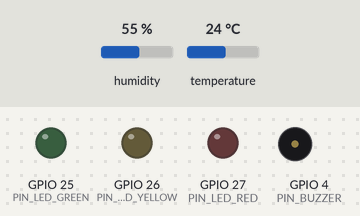
Simulated run of this sketch. Board: ESP32. Parts: output pins drawn as LEDs (lit = HIGH), buzzer (waves = sounding). The inputs (shaded band) are chosen by the test bench; at power-on: humidity 55 %, temperature 24 °C. WiFi joins after 1.5 s; servers stay silent unless stated; no MQTT or app messages arrive unless stated; what the sketch prints to the serial monitor is not drawn.

Above: at 1.4 s.
1.5 s: humidity set to 31 %
8.9 s: humidity set to 28 %
At 10.5 s:
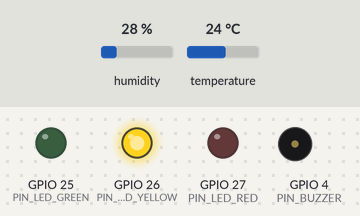
16.3 s: temperature set to 34.4 °C
23.7 s: temperature set to 35.4 °C
At 25.6 s:
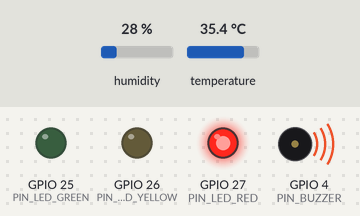
31.1 s: temperature set to 19 °C
At 35.6 s:
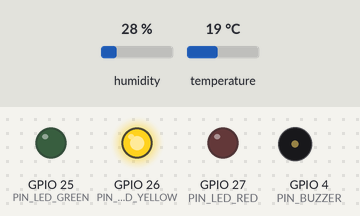
38.5 s: humidity set to 68 %
At 40.5 s:
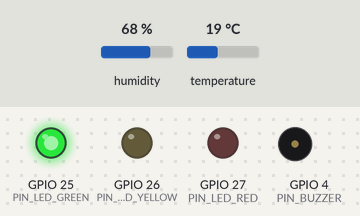
Timing chart, 0 to 42.0 s (numbered marks = the images above; inputs shaded):
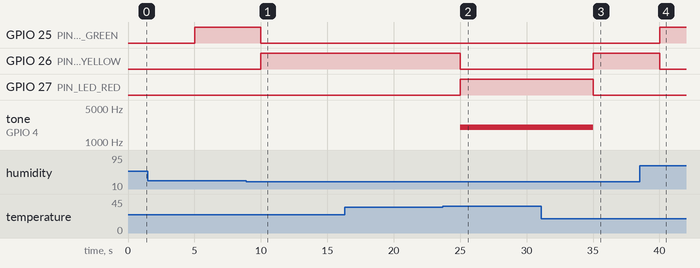

Measured:
- the behaviour switches between 30 and 29 % on humidity (found by bisection; images 0 and 1)
- the behaviour switches between 34.9 and 35 °C on temperature (found by bisection; images 1 and 2)
- after the input at 8.9 s, GPIO 25 (PIN_LED_GREEN): HIGH → LOW after 1.1 s; GPIO 26 (PIN_LED_YELLOW): LOW → HIGH after 1.1 s
- after the input at 16.3 s, every drawn part: stays the same
- after the input at 23.7 s, GPIO 26 (PIN_LED_YELLOW): HIGH → LOW after 1.3 s; GPIO 27 (PIN_LED_RED): LOW → HIGH after 1.3 s; tone on GPIO 4 (PIN_BUZZER): silent → 2000 Hz after 1.3 s
- after the input at 31.1 s, GPIO 26 (PIN_LED_YELLOW): LOW → HIGH after 3.9 s; GPIO 27 (PIN_LED_RED): HIGH → LOW after 3.9 s; tone on GPIO 4 (PIN_BUZZER): 2000 Hz → silent after 3.9 s
- after the input at 38.5 s, GPIO 25 (PIN_LED_GREEN): LOW → HIGH after 1.5 s; GPIO 26 (PIN_LED_YELLOW): HIGH → LOW after 1.5 s

The sketch:

sketch.ino
```cpp
/*
 * ============================================================================
 *  eyeWatcher — Firmware ESP32 (simulação no Wokwi)
 * ============================================================================
 *  Monitoramento IoT de rack de servidores.
 *
 *  Fluxo do projeto (ver docs/CONTRACT.md):
 *      ESP32 (Wokwi) -> MQTT -> Mosquitto -> Python -> InfluxDB -> Web (Vue 3)
 *
 *  O que este firmware faz:
 *    1. Lê temperatura e umidade de um sensor DHT22 (GPIO 15).
 *    2. Calcula o índice de calor (sensação térmica) e o status do rack
 *       (ok / warning / critical) usando EXATAMENTE os limiares do contrato.
 *    3. Indica o status visualmente em 3 LEDs (verde / amarelo / vermelho)
 *       e dispara um buzzer apenas quando o status é "critical".
 *    4. Publica a telemetria em JSON no broker MQTT a cada 5 segundos.
 *    5. Mantém um tópico de presença (LWT) para o backend saber se o
 *       dispositivo está online ou caiu.
 *
 *  Todo o código é comentado em português porque este projeto é apresentado
 *  em uma avaliação acadêmica.
 * ============================================================================
 */

#include <WiFi.h>            // Pilha WiFi nativa do ESP32
#include <PubSubClient.h>    // Cliente MQTT (Nick O'Leary)
#include <DHT.h>             // DHT sensor library (Adafruit)
#include <ArduinoJson.h>     // ArduinoJson v7 — serialização do payload

/* ===========================================================================
 * 1) CONFIGURAÇÃO — é AQUI que você troca as coisas
 * ===========================================================================
 * Tudo o que muda de máquina para máquina / de rack para rack está nestes
 * #define. Não é preciso mexer em mais nada no resto do arquivo.
 */

/* --- WiFi -----------------------------------------------------------------
 * No simulador Wokwi a rede é sempre esta: SSID "Wokwi-GUEST", senha vazia.
 * O canal 6 é informado explicitamente porque acelera MUITO a associação
 * no Wokwi (sem ele, o ESP32 varre todos os canais e demora ~10 s).
 */
#define WIFI_SSID     "Wokwi-GUEST"
#define WIFI_PASS     ""
#define WIFI_CHANNEL  6

/* --- Broker MQTT ----------------------------------------------------------
 * TROQUE AQUI conforme a forma de conexão que você estiver usando
 * (as 3 opções estão explicadas em detalhe no README.md desta pasta):
 *
 *   (a) Wokwi for VS Code + Mosquitto local  ->  "host.wokwi.internal"  [recomendado]
 *   (b) wokwi.com no navegador + ngrok tcp   ->  "0.tcp.sa.ngrok.io" (e a porta gerada)
 *   (c) Demonstração de último recurso       ->  "test.mosquitto.org"
 *
 * A porta padrão TCP do Mosquitto é 1883 (definida no contrato, seção 7).
 * Com ngrok, troque MQTT_PORT para a porta que o ngrok gerar (ex.: 14732).
 */
#define MQTT_BROKER   "host.wokwi.internal"
#define MQTT_PORT     1883

/* --- Identidade deste dispositivo ----------------------------------------
 * RACK_ID  -> identifica o rack; entra no client id e nos tópicos MQTT.
 * LOCATION -> texto livre com a localização física do rack.
 * Ambos vão no payload JSON (campos "rack_id" e "location").
 */
#define RACK_ID       "rack01"
#define LOCATION      "Sala de Servidores A"

/* Client ID MQTT exigido pelo contrato: "esp32-<RACK_ID>".
 * Também é o campo "device_id" do payload. A concatenação de literais do
 * pré-processador garante que o texto bata caractere a caractere. */
#define DEVICE_ID     "esp32-" RACK_ID

/* --- Tópicos MQTT (contrato, seção 2) ------------------------------------
 *   eyewatcher/<rack_id>/telemetry  -> telemetria JSON, retain = false
 *   eyewatcher/<rack_id>/status     -> "online" / "offline", retain = true
 */
#define TOPIC_TELEMETRY  "eyewatcher/" RACK_ID "/telemetry"
#define TOPIC_STATUS     "eyewatcher/" RACK_ID "/status"

/* Payloads do tópico de presença: texto puro, sem JSON. */
#define PAYLOAD_ONLINE   "online"
#define PAYLOAD_OFFLINE  "offline"

/* --- Pinos (GPIO) ---------------------------------------------------------
 * Veja a tabela de ligação no README.md e o desenho em diagram.json.
 */
#define PIN_DHT        15   // Sensor DHT22 (pino de dados)
#define PIN_LED_GREEN  25   // LED verde    -> status "ok"
#define PIN_LED_YELLOW 26   // LED amarelo  -> status "warning"
#define PIN_LED_RED    27   // LED vermelho -> status "critical"
#define PIN_BUZZER      4   // Buzzer       -> apita apenas em "critical"

/* --- Tempos ---------------------------------------------------------------
 * PUBLISH_INTERVAL_MS é fixado em 5000 ms pelo contrato (seção 2).
 * Os demais controlam a reconexão não-bloqueante.
 */
#define PUBLISH_INTERVAL_MS      5000   // intervalo de publicação (contrato)
#define WIFI_RETRY_BASE_MS       1000   // 1º intervalo de retentativa do WiFi
#define WIFI_RETRY_MAX_MS       30000   // teto do backoff do WiFi
#define MQTT_RETRY_BASE_MS       1000   // 1º intervalo de retentativa do MQTT
#define MQTT_RETRY_MAX_MS       30000   // teto do backoff do MQTT
#define SENSOR_ERROR_BLINK_MS     400   // duração do "pisca de erro" dos 3 LEDs

/* --- Limiares (contrato, seção 3) ----------------------------------------
 * Temperatura: ok < 30 | warning 30–34.9 | critical >= 35
 * Umidade:     ok 30–70 | warning 20–29.9 ou 70.1–80 | critical < 20 ou > 80
 * O status final é o PIOR entre os dois.
 * Os mesmos números existem como env no backend (TEMP_WARN, TEMP_CRIT, ...).
 */
#define TEMP_WARN      30.0f
#define TEMP_CRIT      35.0f
#define HUM_MIN_WARN   30.0f
#define HUM_MIN_CRIT   20.0f
#define HUM_MAX_WARN   70.0f
#define HUM_MAX_CRIT   80.0f

/* ===========================================================================
 * 2) OBJETOS GLOBAIS
 * ===========================================================================
 */

DHT dht(PIN_DHT, DHT22);        // Driver do sensor: pino de dados + modelo
WiFiClient wifiClient;          // Socket TCP puro (MQTT sem TLS, porta 1883)
PubSubClient mqtt(wifiClient);  // Cliente MQTT rodando sobre esse socket

/* Contador incremental de mensagens (campo "seq" do payload).
 * Serve para o backend detectar perda de pacotes. */
uint32_t seq = 0;

/* --- Estado da máquina de reconexão (tudo não-bloqueante) ----------------
 * A regra do projeto é: NENHUM delay() longo dentro do loop(). Em vez de
 * travar o processador esperando, guardamos "quando foi a última tentativa"
 * e "quanto tempo esperar até a próxima" (backoff exponencial).
 */
unsigned long lastPublishMs   = 0;                    // última telemetria enviada
unsigned long lastWifiTryMs   = 0;                    // última tentativa de WiFi
unsigned long wifiBackoffMs   = WIFI_RETRY_BASE_MS;   // espera atual do WiFi
unsigned long lastMqttTryMs   = 0;                    // última tentativa de MQTT
unsigned long mqttBackoffMs   = MQTT_RETRY_BASE_MS;   // espera atual do MQTT

/* Controle do "pisca de erro" (os 3 LEDs acesos quando o DHT falha). */
bool          sensorErrorBlinkOn    = false;
unsigned long sensorErrorBlinkStart = 0;

/* ===========================================================================
 * 3) FUNÇÕES AUXILIARES
 * ===========================================================================
 */

/* ---------------------------------------------------------------------------
 * classificaTemperatura() / classificaUmidade()
 * Convertem uma leitura em um "nível de severidade" numérico:
 *     0 = ok        1 = warning        2 = critical
 * Trabalhar com número facilita pegar o PIOR dos dois com um simples max().
 * --------------------------------------------------------------------------- */
int classificaTemperatura(float t) {
  if (t >= TEMP_CRIT) return 2;   // >= 35 °C  -> critical
  if (t >= TEMP_WARN) return 1;   // 30–34.9   -> warning
  return 0;                       // < 30 °C   -> ok
}

int classificaUmidade(float h) {
  if (h < HUM_MIN_CRIT || h > HUM_MAX_CRIT) return 2;  // < 20% ou > 80%  -> critical
  if (h < HUM_MIN_WARN || h > HUM_MAX_WARN) return 1;  // 20–29.9 ou 70.1–80 -> warning
  return 0;                                            // 30–70%          -> ok
}

/* Traduz o nível numérico para o texto exato aceito pelo contrato. */
const char* nivelParaTexto(int nivel) {
  if (nivel == 2) return "critical";
  if (nivel == 1) return "warning";
  return "ok";
}

/* ---------------------------------------------------------------------------
 * atualizaIndicadores()
 * Acende apenas o LED correspondente ao status e liga o buzzer somente
 * quando o status é "critical" (requisito do projeto).
 * --------------------------------------------------------------------------- */
void atualizaIndicadores(int nivel) {
  digitalWrite(PIN_LED_GREEN,  nivel == 0 ? HIGH : LOW);
  digitalWrite(PIN_LED_YELLOW, nivel == 1 ? HIGH : LOW);
  digitalWrite(PIN_LED_RED,    nivel == 2 ? HIGH : LOW);

  // Buzzer: tom contínuo de 2 kHz em situação crítica, silêncio nos demais casos.
  if (nivel == 2) {
    tone(PIN_BUZZER, 2000);
  } else {
    noTone(PIN_BUZZER);
    digitalWrite(PIN_BUZZER, LOW);
  }
}

/* ---------------------------------------------------------------------------
 * arredonda1()
 * O contrato pede temperatura, umidade e índice de calor com 1 casa decimal.
 * Arredondamos ANTES de serializar para o JSON sair exatamente como o
 * backend e o frontend esperam.
 * --------------------------------------------------------------------------- */
float arredonda1(float valor) {
  return roundf(valor * 10.0f) / 10.0f;
}

/* ---------------------------------------------------------------------------
 * iniciaWiFi()
 * Dispara a associação à rede. Não bloqueia: quem verifica se conectou é o
 * loop(), através de garanteWiFi().
 * --------------------------------------------------------------------------- */
void iniciaWiFi() {
  Serial.printf("[WiFi] Conectando à rede \"%s\" (canal %d)...\n", WIFI_SSID, WIFI_CHANNEL);
  WiFi.mode(WIFI_STA);                          // ESP32 como estação (cliente)
  WiFi.setAutoReconnect(true);                  // deixa a pilha tentar sozinha também
  WiFi.begin(WIFI_SSID, WIFI_PASS, WIFI_CHANNEL);  // canal 6 -> associação rápida no Wokwi
}

/* ---------------------------------------------------------------------------
 * garanteWiFi()
 * Chamada a cada volta do loop(). Se o WiFi caiu, tenta reconectar
 * respeitando um backoff exponencial (1s, 2s, 4s, ... até 30s) — sem travar
 * o restante do firmware.
 * Retorna true se, neste instante, existe conexão WiFi.
 * --------------------------------------------------------------------------- */
bool garanteWiFi() {
  if (WiFi.status() == WL_CONNECTED) {
    wifiBackoffMs = WIFI_RETRY_BASE_MS;   // conectou: zera o backoff
    return true;
  }

  unsigned long agora = millis();
  if (agora - lastWifiTryMs >= wifiBackoffMs) {
    lastWifiTryMs = agora;
    Serial.printf("[WiFi] Sem conexão. Nova tentativa (próxima espera: %lu ms)...\n", wifiBackoffMs);
    WiFi.disconnect();
    WiFi.begin(WIFI_SSID, WIFI_PASS, WIFI_CHANNEL);

    wifiBackoffMs *= 2;                                     // backoff exponencial
    if (wifiBackoffMs > WIFI_RETRY_MAX_MS) wifiBackoffMs = WIFI_RETRY_MAX_MS;
  }
  return false;
}

/* ---------------------------------------------------------------------------
 * garanteMQTT()
 * Mantém a sessão MQTT viva. Também não-bloqueante, com o mesmo esquema de
 * backoff exponencial.
 *
 * Ponto importante para a apresentação — Last Will and Testament (LWT):
 * ao conectar, informamos ao broker um "testamento": se o ESP32 sumir sem se
 * despedir (queda de energia, cabo, travamento), o PRÓPRIO BROKER publica
 * "offline" com retain no tópico de status. Assim o backend descobre a queda
 * mesmo sem receber nada do dispositivo. Logo após conectar, publicamos
 * "online" (também retained) sobrescrevendo o valor anterior.
 * --------------------------------------------------------------------------- */
bool garanteMQTT() {
  if (mqtt.connected()) {
    mqttBackoffMs = MQTT_RETRY_BASE_MS;   // conectado: zera o backoff
    return true;
  }

  unsigned long agora = millis();
  if (agora - lastMqttTryMs < mqttBackoffMs) {
    return false;                         // ainda dentro da janela de espera
  }
  lastMqttTryMs = agora;

  Serial.printf("[MQTT] Conectando em %s:%d como \"%s\"...\n", MQTT_BROKER, MQTT_PORT, DEVICE_ID);

  /* Assinatura usada:
   *   connect(clientId, user, pass, willTopic, willQos, willRetain, willMessage, cleanSession)
   * Usuário e senha vão NULL porque o Mosquitto do projeto está sem autenticação.
   * O testamento usa QoS 1 e retain true, exatamente como manda o contrato. */
  bool ok = mqtt.connect(
      DEVICE_ID,        // client id  -> "esp32-rack01"
      NULL, NULL,       // sem usuário/senha
      TOPIC_STATUS,     // tópico do testamento
      1,                // QoS 1
      true,             // retain true
      PAYLOAD_OFFLINE,  // mensagem "offline"
      true              // clean session
  );

  if (ok) {
    Serial.println("[MQTT] Conectado com sucesso.");
    // Presença: avisa que está vivo. retain=true para quem assinar depois
    // já receber o último estado conhecido imediatamente.
    mqtt.publish(TOPIC_STATUS, PAYLOAD_ONLINE, true);
    Serial.printf("[MQTT] Publicado \"%s\" (retained) em %s\n", PAYLOAD_ONLINE, TOPIC_STATUS);
    mqttBackoffMs = MQTT_RETRY_BASE_MS;
    return true;
  }

  // rc: -4 timeout, -3 conexão perdida, -2 falha de conexão, -1 desconectado,
  //      1..5 recusado pelo broker (versão/id/indisponível/credenciais/não autorizado)
  Serial.printf("[MQTT] Falha ao conectar (rc=%d). Nova tentativa em %lu ms.\n",
                mqtt.state(), mqttBackoffMs);

  mqttBackoffMs *= 2;                                     // backoff exponencial
  if (mqttBackoffMs > MQTT_RETRY_MAX_MS) mqttBackoffMs = MQTT_RETRY_MAX_MS;
  return false;
}

/* ---------------------------------------------------------------------------
 * publicaTelemetria()
 * Monta o JSON EXATAMENTE no formato do contrato (seção 2) e publica.
 *
 * Formato esperado:
 * {
 *   "device_id": "esp32-rack01",
 *   "rack_id": "rack01",
 *   "location": "Sala de Servidores A",
 *   "temperature": 34.5,
 *   "humidity": 48.2,
 *   "heat_index": 36.1,
 *   "status": "ok",
 *   "uptime_s": 12345,
 *   "seq": 42
 * }
 * Obs.: o contrato PROÍBE enviar timestamp — quem carimba a hora é o backend.
 * --------------------------------------------------------------------------- */
void publicaTelemetria(float temperatura, float umidade, float heatIndex, const char* status) {
  JsonDocument doc;   // ArduinoJson v7: documento com alocação elástica

  doc["device_id"]   = DEVICE_ID;
  doc["rack_id"]     = RACK_ID;
  doc["location"]    = LOCATION;
  doc["temperature"] = temperatura;
  doc["humidity"]    = umidade;
  doc["heat_index"]  = heatIndex;
  doc["status"]      = status;
  doc["uptime_s"]    = (uint32_t)(millis() / 1000UL);  // segundos desde o boot
  doc["seq"]         = seq;                            // contador incremental

  char payload[256];
  size_t tamanho = serializeJson(doc, payload, sizeof(payload));

  if (mqtt.publish(TOPIC_TELEMETRY, payload)) {   // retain = false (padrão)
    Serial.printf("[MQTT] -> %s (%u bytes): %s\n", TOPIC_TELEMETRY, (unsigned)tamanho, payload);
    seq++;                                        // só avança se realmente saiu
  } else {
    Serial.println("[MQTT] ERRO: falha ao publicar a telemetria (buffer cheio ou conexão caiu).");
  }
}

/* ---------------------------------------------------------------------------
 * sinalizaErroSensor()
 * Quando o DHT22 devolve NaN (sensor desconectado, ruído, leitura inválida),
 * acendemos os 3 LEDs ao mesmo tempo por um instante — um sinal visual que
 * não se confunde com nenhum dos status normais.
 * A apagada é feita depois, no loop(), sem delay().
 * --------------------------------------------------------------------------- */
void sinalizaErroSensor() {
  digitalWrite(PIN_LED_GREEN,  HIGH);
  digitalWrite(PIN_LED_YELLOW, HIGH);
  digitalWrite(PIN_LED_RED,    HIGH);
  noTone(PIN_BUZZER);
  digitalWrite(PIN_BUZZER, LOW);

  sensorErrorBlinkOn    = true;
  sensorErrorBlinkStart = millis();
}

/* ===========================================================================
 * 4) SETUP — roda uma única vez no boot
 * ===========================================================================
 */
void setup() {
  Serial.begin(115200);
  delay(200);   // pequena pausa só para o monitor serial do Wokwi "pegar" o início

  Serial.println();
  Serial.println("==========================================");
  Serial.println("  eyeWatcher - Firmware ESP32");
  Serial.printf ("  Dispositivo: %s\n", DEVICE_ID);
  Serial.printf ("  Rack: %s | Local: %s\n", RACK_ID, LOCATION);
  Serial.printf ("  Broker: %s:%d\n", MQTT_BROKER, MQTT_PORT);
  Serial.println("==========================================");

  // --- Pinos de saída: LEDs e buzzer ---
  pinMode(PIN_LED_GREEN,  OUTPUT);
  pinMode(PIN_LED_YELLOW, OUTPUT);
  pinMode(PIN_LED_RED,    OUTPUT);
  pinMode(PIN_BUZZER,     OUTPUT);
  digitalWrite(PIN_LED_GREEN,  LOW);
  digitalWrite(PIN_LED_YELLOW, LOW);
  digitalWrite(PIN_LED_RED,    LOW);
  digitalWrite(PIN_BUZZER,     LOW);
  Serial.println("[GPIO] LEDs (25/26/27) e buzzer (4) configurados como saída.");

  // --- Sensor ---
  dht.begin();
  Serial.println("[DHT22] Sensor inicializado no GPIO 15.");

  // --- Rede ---
  iniciaWiFi();

  // --- MQTT ---
  mqtt.setServer(MQTT_BROKER, MQTT_PORT);
  mqtt.setKeepAlive(15);        // keepalive curto: o broker percebe a queda rápido
  mqtt.setBufferSize(512);      // o payload cabe folgado (padrão da lib são 256 B)
  Serial.println("[MQTT] Cliente configurado. A conexão acontece no loop().");

  Serial.println("[SETUP] Concluído. Entrando no loop principal.\n");
}

/* ===========================================================================
 * 5) LOOP — roda continuamente
 * ===========================================================================
 * Estrutura do loop (tudo não-bloqueante):
 *   a) garante WiFi          -> se caiu, tenta reconectar com backoff
 *   b) garante MQTT          -> idem
 *   c) mqtt.loop()           -> processa keepalive/pacotes pendentes
 *   d) apaga o pisca de erro -> se já passou o tempo
 *   e) a cada 5 s: lê o sensor, calcula status, atualiza LEDs/buzzer, publica
 */
void loop() {
  // (a) e (b) — conectividade
  bool wifiOk = garanteWiFi();
  bool mqttOk = false;
  if (wifiOk) {
    mqttOk = garanteMQTT();
    // (c) mantém a sessão MQTT viva (PINGREQ/PINGRESP, fila de saída)
    if (mqttOk) mqtt.loop();
  }

  unsigned long agora = millis();

  // (d) — desliga o "pisca de erro" dos 3 LEDs depois do tempo combinado
  if (sensorErrorBlinkOn && (agora - sensorErrorBlinkStart >= SENSOR_ERROR_BLINK_MS)) {
    digitalWrite(PIN_LED_GREEN,  LOW);
    digitalWrite(PIN_LED_YELLOW, LOW);
    digitalWrite(PIN_LED_RED,    LOW);
    sensorErrorBlinkOn = false;
  }

  // (e) — ciclo de medição/publicação a cada PUBLISH_INTERVAL_MS (5 s)
  if (agora - lastPublishMs < PUBLISH_INTERVAL_MS) {
    return;   // ainda não deu a hora: sai e deixa o loop girar de novo
  }
  lastPublishMs = agora;

  // --- Leitura do sensor ---
  float umidade     = dht.readHumidity();      // % RH
  float temperatura = dht.readTemperature();   // °C (false/omisso = Celsius)

  // --- Tratamento de falha de leitura ---
  // O DHT devolve NaN quando a leitura falha. Nesse caso NÃO publicamos nada
  // (dado ruim no InfluxDB é pior que dado ausente) e sinalizamos nos LEDs.
  if (isnan(umidade) || isnan(temperatura)) {
    Serial.println("[DHT22] ERRO: leitura inválida (NaN). Sensor desconectado ou com falha.");
    Serial.println("[DHT22] Telemetria NÃO publicada neste ciclo. Sinalizando nos 3 LEDs.");
    sinalizaErroSensor();
    return;
  }

  // --- Índice de calor (sensação térmica) ---
  // O terceiro parâmetro 'false' indica que as entradas estão em Celsius.
  float heatIndex = dht.computeHeatIndex(temperatura, umidade, false);

  // --- Arredondamento para 1 casa decimal (exigência do contrato) ---
  temperatura = arredonda1(temperatura);
  umidade     = arredonda1(umidade);
  heatIndex   = arredonda1(heatIndex);

  // --- Cálculo do status: o PIOR entre temperatura e umidade ---
  int nivelTemp = classificaTemperatura(temperatura);
  int nivelUmid = classificaUmidade(umidade);
  int nivelFinal = max(nivelTemp, nivelUmid);
  const char* status = nivelParaTexto(nivelFinal);

  // --- Indicação local (LEDs + buzzer) ---
  atualizaIndicadores(nivelFinal);

  Serial.printf("[LEITURA] T=%.1f C | UR=%.1f %% | HI=%.1f C | status=%s (temp=%s, umid=%s)\n",
                temperatura, umidade, heatIndex, status,
                nivelParaTexto(nivelTemp), nivelParaTexto(nivelUmid));

  // --- Publicação ---
  if (mqttOk) {
    publicaTelemetria(temperatura, umidade, heatIndex, status);
  } else {
    Serial.println("[MQTT] Offline: leitura exibida apenas no Serial (nada publicado).");
  }
}
```
